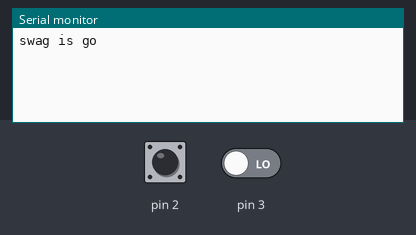
Recording of a sketch running on a simulated Arduino Uno, built with avr-gcc and run on an emulated ATmega328P. Shown: the last lines printed to the serial monitor. The test bench sets the inputs (shaded band); at power-on: pin 2 LOW, pin 3 LOW.

Above: at 1.2 s.
1.3 s: pin 2 driven HIGH
At 2.3 s:
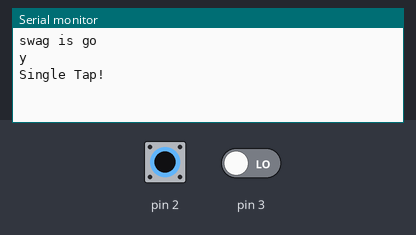
3.3 s: pin 3 driven HIGH
At 4.5 s:
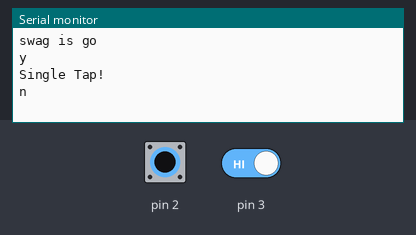
4.8 s: pin 2 pulsed LOW 2 times (0.12 s each, 0.3 s apart)
At 5.8 s:
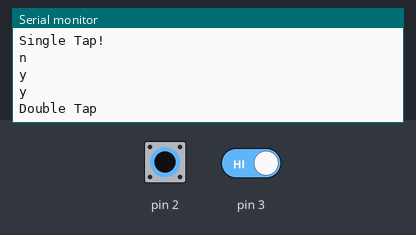

Measured:
- after the input at 1.3 s, the serial monitor: prints a new line at once (image 1)
- after the input at 3.3 s, the serial monitor: prints a new line at once (image 2)
- after the input at 4.8 s, the serial monitor: prints a new line after 0.12 s (image 3)

The sketch:

tap.ino
```cpp
#include <Wire.h>
#include <ADXL345.h>

#define THRESH_TAP 0x40                                                          //Tap threshold value
#define DUR 0x40                                                                 //Tap duration value
#define LATENT 0x40                                                              //Tap Latency value
#define WINDOW 0xFF                                                              //Tap window value
#define TAP_AXES 0x02                                                            //Axis control for single tap/double tap value
#define POWER_CTL 0x09                                                           //Power-saving features control value
#define INT_ENABLE 0x60                                                          //Interrupt enable control value
#define INT_MAP 0x20                                                             //Interrupt mapping control value
#define DATA_FORMAT 0x0A                                                         //Data format control value

byte int_source;
boolean singleTap = false;
boolean doubleTap = false;

ADXL345 myACC = ADXL345(); //create an instance of class ADXL345() named myACC

void setup() {
  Serial.begin(9600);
  attachInterrupt(0, interrupt0, RISING);
  attachInterrupt(1, interrupt1, RISING);
  myACC.setTHRESH_TAP(THRESH_TAP);
  myACC.setDUR(DUR);
  myACC.setLATENT(LATENT);
  myACC.setWINDOW(WINDOW);
  myACC.setTAP_AXES(TAP_AXES);
  myACC.setPOWER_CTL(POWER_CTL);
  myACC.setINT_MAP(INT_MAP);
  myACC.setDATA_FORMAT(DATA_FORMAT);
  myACC.setINT_ENABLE(INT_ENABLE);
  Serial.println("swag is go");
}

void loop() {
  myACC.readINT_SOURCE(&int_source); //read int_source

  if(singleTap) {
    delay(500); //wait to see if another tap comes in
    if(!doubleTap) {
      Serial.println("Single Tap!");
    }
    else {
      Serial.println("Double Tap");
    }
    singleTap = false;
    doubleTap = false;
  }
}

void interrupt0() {
  detachInterrupt(0);
  Serial.println("y");
  singleTap = true;
  attachInterrupt(0, interrupt0, RISING);
}

void interrupt1() {
  detachInterrupt(1);
  Serial.println("n");
  doubleTap = true;
  attachInterrupt(1, interrupt1, RISING);
}
```
